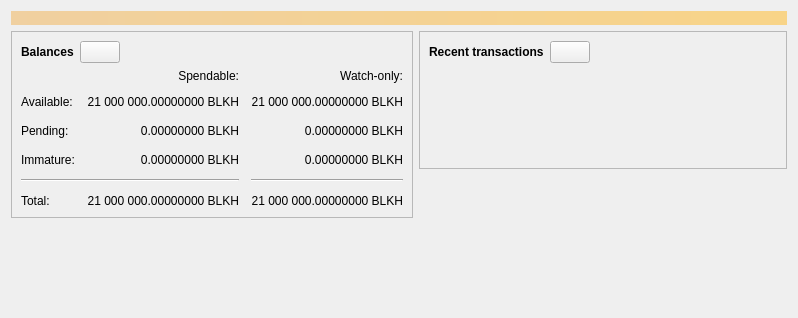
<?xml version="1.0" encoding="UTF-8"?>
<ui version="4.0">
 <class>OverviewPage</class>
 <widget class="QWidget" name="OverviewPage">
  <property name="geometry">
   <rect>
    <x>0</x>
    <y>0</y>
    <width>798</width>
    <height>318</height>
   </rect>
  </property>
  <property name="windowTitle">
   <string>Form</string>
  </property>
  <layout class="QVBoxLayout" name="topLayout">
   <item>
    <widget class="QLabel" name="labelAlerts">
     <property name="visible">
      <bool>false</bool>
     </property>
     <property name="styleSheet">
      <string notr="true">QLabel { background-color: qlineargradient(x1: 0, y1: 0, x2: 1, y2: 0, stop:0 #F0D0A0, stop:1 #F8D488); color:#000000; }</string>
     </property>
     <property name="wordWrap">
      <bool>true</bool>
     </property>
     <property name="margin">
      <number>3</number>
     </property>
     <property name="textInteractionFlags">
      <set>Qt::TextSelectableByMouse</set>
     </property>
    </widget>
   </item>
   <item>
    <layout class="QHBoxLayout" name="horizontalLayout" stretch="1,1">
     <item>
      <layout class="QVBoxLayout" name="verticalLayout_2">
       <item>
        <widget class="QFrame" name="frame">
         <property name="frameShape">
          <enum>QFrame::StyledPanel</enum>
         </property>
         <property name="frameShadow">
          <enum>QFrame::Raised</enum>
         </property>
         <layout class="QVBoxLayout" name="verticalLayout_4">
          <item>
           <layout class="QHBoxLayout" name="horizontalLayout_4">
            <item>
             <widget class="QLabel" name="label_5">
              <property name="font">
               <font>
                <weight>75</weight>
                <bold>true</bold>
               </font>
              </property>
              <property name="text">
               <string>Balances</string>
              </property>
             </widget>
            </item>
            <item>
             <widget class="QPushButton" name="labelWalletStatus">
              <property name="enabled">
               <bool>true</bool>
              </property>
              <property name="maximumSize">
               <size>
                <width>45</width>
                <height>16777215</height>
               </size>
              </property>
              <property name="toolTip">
               <string>The displayed information may be out of date. Your wallet automatically synchronizes with the Blinkhash network after a connection is established, but this process has not completed yet.</string>
              </property>
              <property name="text">
               <string/>
              </property>
              <property name="icon">
               <iconset resource="../blinkhash.qrc">
                <normaloff>:/icons/warning</normaloff>
                <disabledoff>:/icons/warning</disabledoff>:/icons/warning</iconset>
              </property>
              <property name="iconSize">
               <size>
                <width>24</width>
                <height>24</height>
               </size>
              </property>
             </widget>
            </item>
            <item>
             <spacer name="horizontalSpacer_3">
              <property name="orientation">
               <enum>Qt::Horizontal</enum>
              </property>
              <property name="sizeHint" stdset="0">
               <size>
                <width>40</width>
                <height>20</height>
               </size>
              </property>
             </spacer>
            </item>
           </layout>
          </item>
          <item>
           <layout class="QGridLayout" name="gridLayout">
            <property name="spacing">
             <number>12</number>
            </property>
            <item row="2" column="2">
             <widget class="QLabel" name="labelWatchPending">
              <property name="cursor">
               <cursorShape>IBeamCursor</cursorShape>
              </property>
              <property name="toolTip">
               <string>Unconfirmed transactions to watch-only addresses</string>
              </property>
              <property name="text">
               <string notr="true">0.00000000 BLKH</string>
              </property>
              <property name="alignment">
               <set>Qt::AlignRight|Qt::AlignTrailing|Qt::AlignVCenter</set>
              </property>
              <property name="textInteractionFlags">
               <set>Qt::LinksAccessibleByMouse|Qt::TextSelectableByKeyboard|Qt::TextSelectableByMouse</set>
              </property>
             </widget>
            </item>
            <item row="2" column="1">
             <widget class="QLabel" name="labelUnconfirmed">
              <property name="cursor">
               <cursorShape>IBeamCursor</cursorShape>
              </property>
              <property name="toolTip">
               <string>Total of transactions that have yet to be confirmed, and do not yet count toward the spendable balance</string>
              </property>
              <property name="text">
               <string notr="true">0.00000000 BLKH</string>
              </property>
              <property name="alignment">
               <set>Qt::AlignRight|Qt::AlignTrailing|Qt::AlignVCenter</set>
              </property>
              <property name="textInteractionFlags">
               <set>Qt::LinksAccessibleByMouse|Qt::TextSelectableByKeyboard|Qt::TextSelectableByMouse</set>
              </property>
             </widget>
            </item>
            <item row="3" column="2">
             <widget class="QLabel" name="labelWatchImmature">
              <property name="cursor">
               <cursorShape>IBeamCursor</cursorShape>
              </property>
              <property name="toolTip">
               <string>Mined balance in watch-only addresses that has not yet matured</string>
              </property>
              <property name="text">
               <string notr="true">0.00000000 BLKH</string>
              </property>
              <property name="alignment">
               <set>Qt::AlignRight|Qt::AlignTrailing|Qt::AlignVCenter</set>
              </property>
              <property name="textInteractionFlags">
               <set>Qt::LinksAccessibleByMouse|Qt::TextSelectableByKeyboard|Qt::TextSelectableByMouse</set>
              </property>
             </widget>
            </item>
            <item row="4" column="0" colspan="2">
             <widget class="Line" name="line">
              <property name="orientation">
               <enum>Qt::Horizontal</enum>
              </property>
             </widget>
            </item>
            <item row="4" column="2">
             <widget class="Line" name="lineWatchBalance">
              <property name="sizePolicy">
               <sizepolicy hsizetype="Preferred" vsizetype="Fixed">
                <horstretch>0</horstretch>
                <verstretch>0</verstretch>
               </sizepolicy>
              </property>
              <property name="minimumSize">
               <size>
                <width>140</width>
                <height>0</height>
               </size>
              </property>
              <property name="orientation">
               <enum>Qt::Horizontal</enum>
              </property>
             </widget>
            </item>
            <item row="5" column="0">
             <widget class="QLabel" name="labelTotalText">
              <property name="text">
               <string>Total:</string>
              </property>
             </widget>
            </item>
            <item row="3" column="1">
             <widget class="QLabel" name="labelImmature">
              <property name="cursor">
               <cursorShape>IBeamCursor</cursorShape>
              </property>
              <property name="toolTip">
               <string>Mined balance that has not yet matured</string>
              </property>
              <property name="text">
               <string notr="true">0.00000000 BLKH</string>
              </property>
              <property name="alignment">
               <set>Qt::AlignRight|Qt::AlignTrailing|Qt::AlignVCenter</set>
              </property>
              <property name="textInteractionFlags">
               <set>Qt::LinksAccessibleByMouse|Qt::TextSelectableByKeyboard|Qt::TextSelectableByMouse</set>
              </property>
             </widget>
            </item>
            <item row="2" column="3">
             <spacer name="horizontalSpacer_2">
              <property name="orientation">
               <enum>Qt::Horizontal</enum>
              </property>
              <property name="sizeHint" stdset="0">
               <size>
                <width>40</width>
                <height>20</height>
               </size>
              </property>
             </spacer>
            </item>
            <item row="3" column="0">
             <widget class="QLabel" name="labelImmatureText">
              <property name="text">
               <string>Immature:</string>
              </property>
             </widget>
            </item>
            <item row="5" column="1">
             <widget class="QLabel" name="labelTotal">
              <property name="cursor">
               <cursorShape>IBeamCursor</cursorShape>
              </property>
              <property name="toolTip">
               <string>Your current total balance</string>
              </property>
              <property name="text">
               <string notr="true">21 000 000.00000000 BLKH</string>
              </property>
              <property name="alignment">
               <set>Qt::AlignRight|Qt::AlignTrailing|Qt::AlignVCenter</set>
              </property>
              <property name="textInteractionFlags">
               <set>Qt::LinksAccessibleByMouse|Qt::TextSelectableByKeyboard|Qt::TextSelectableByMouse</set>
              </property>
             </widget>
            </item>
            <item row="5" column="2">
             <widget class="QLabel" name="labelWatchTotal">
              <property name="cursor">
               <cursorShape>IBeamCursor</cursorShape>
              </property>
              <property name="toolTip">
               <string>Current total balance in watch-only addresses</string>
              </property>
              <property name="text">
               <string notr="true">21 000 000.00000000 BLKH</string>
              </property>
              <property name="alignment">
               <set>Qt::AlignRight|Qt::AlignTrailing|Qt::AlignVCenter</set>
              </property>
              <property name="textInteractionFlags">
               <set>Qt::LinksAccessibleByMouse|Qt::TextSelectableByKeyboard|Qt::TextSelectableByMouse</set>
              </property>
             </widget>
            </item>
            <item row="0" column="2">
             <widget class="QLabel" name="labelWatchonly">
              <property name="text">
               <string>Watch-only:</string>
              </property>
              <property name="alignment">
               <set>Qt::AlignRight|Qt::AlignTrailing|Qt::AlignVCenter</set>
              </property>
             </widget>
            </item>
            <item row="1" column="0">
             <widget class="QLabel" name="labelBalanceText">
              <property name="text">
               <string>Available:</string>
              </property>
             </widget>
            </item>
            <item row="1" column="1">
             <widget class="QLabel" name="labelBalance">
              <property name="cursor">
               <cursorShape>IBeamCursor</cursorShape>
              </property>
              <property name="toolTip">
               <string>Your current spendable balance</string>
              </property>
              <property name="text">
               <string notr="true">21 000 000.00000000 BLKH</string>
              </property>
              <property name="alignment">
               <set>Qt::AlignRight|Qt::AlignTrailing|Qt::AlignVCenter</set>
              </property>
              <property name="textInteractionFlags">
               <set>Qt::LinksAccessibleByMouse|Qt::TextSelectableByKeyboard|Qt::TextSelectableByMouse</set>
              </property>
             </widget>
            </item>
            <item row="1" column="2">
             <widget class="QLabel" name="labelWatchAvailable">
              <property name="cursor">
               <cursorShape>IBeamCursor</cursorShape>
              </property>
              <property name="toolTip">
               <string>Your current balance in watch-only addresses</string>
              </property>
              <property name="text">
               <string notr="true">21 000 000.00000000 BLKH</string>
              </property>
              <property name="alignment">
               <set>Qt::AlignRight|Qt::AlignTrailing|Qt::AlignVCenter</set>
              </property>
              <property name="textInteractionFlags">
               <set>Qt::LinksAccessibleByMouse|Qt::TextSelectableByKeyboard|Qt::TextSelectableByMouse</set>
              </property>
             </widget>
            </item>
            <item row="2" column="0">
             <widget class="QLabel" name="labelPendingText">
              <property name="text">
               <string>Pending:</string>
              </property>
             </widget>
            </item>
            <item row="0" column="1">
             <widget class="QLabel" name="labelSpendable">
              <property name="text">
               <string>Spendable:</string>
              </property>
              <property name="alignment">
               <set>Qt::AlignRight|Qt::AlignTrailing|Qt::AlignVCenter</set>
              </property>
             </widget>
            </item>
           </layout>
          </item>
         </layout>
        </widget>
       </item>
       <item>
        <spacer name="verticalSpacer">
         <property name="orientation">
          <enum>Qt::Vertical</enum>
         </property>
         <property name="sizeHint" stdset="0">
          <size>
           <width>20</width>
           <height>40</height>
          </size>
         </property>
        </spacer>
       </item>
      </layout>
     </item>
     <item>
      <layout class="QVBoxLayout" name="verticalLayout_3">
       <item>
        <widget class="QFrame" name="frame_2">
         <property name="frameShape">
          <enum>QFrame::StyledPanel</enum>
         </property>
         <property name="frameShadow">
          <enum>QFrame::Raised</enum>
         </property>
         <layout class="QVBoxLayout" name="verticalLayout">
          <item>
           <layout class="QHBoxLayout" name="horizontalLayout_2">
            <item>
             <widget class="QLabel" name="label_4">
              <property name="font">
               <font>
                <weight>75</weight>
                <bold>true</bold>
               </font>
              </property>
              <property name="text">
               <string>Recent transactions</string>
              </property>
             </widget>
            </item>
            <item>
             <widget class="QPushButton" name="labelTransactionsStatus">
              <property name="enabled">
               <bool>true</bool>
              </property>
              <property name="maximumSize">
               <size>
                <width>45</width>
                <height>16777215</height>
               </size>
              </property>
              <property name="toolTip">
               <string>The displayed information may be out of date. Your wallet automatically synchronizes with the Blinkhash network after a connection is established, but this process has not completed yet.</string>
              </property>
              <property name="text">
               <string/>
              </property>
              <property name="icon">
               <iconset resource="../blinkhash.qrc">
                <normaloff>:/icons/warning</normaloff>
                <disabledoff>:/icons/warning</disabledoff>:/icons/warning</iconset>
              </property>
              <property name="iconSize">
               <size>
                <width>24</width>
                <height>24</height>
               </size>
              </property>
             </widget>
            </item>
            <item>
             <spacer name="horizontalSpacer">
              <property name="orientation">
               <enum>Qt::Horizontal</enum>
              </property>
              <property name="sizeHint" stdset="0">
               <size>
                <width>40</width>
                <height>20</height>
               </size>
              </property>
             </spacer>
            </item>
           </layout>
          </item>
          <item>
           <widget class="TransactionOverviewWidget" name="listTransactions">
            <property name="styleSheet">
             <string notr="true">QListView { background: transparent; }</string>
            </property>
            <property name="frameShape">
             <enum>QFrame::NoFrame</enum>
            </property>
            <property name="verticalScrollBarPolicy">
             <enum>Qt::ScrollBarAlwaysOff</enum>
            </property>
            <property name="horizontalScrollBarPolicy">
             <enum>Qt::ScrollBarAlwaysOff</enum>
            </property>
            <property name="sizeAdjustPolicy">
             <enum>QAbstractScrollArea::AdjustToContents</enum>
            </property>
            <property name="selectionMode">
             <enum>QAbstractItemView::NoSelection</enum>
            </property>
            <property name="uniformItemSizes">
             <bool>true</bool>
            </property>
           </widget>
          </item>
         </layout>
        </widget>
       </item>
       <item>
        <spacer name="verticalSpacer_2">
         <property name="orientation">
          <enum>Qt::Vertical</enum>
         </property>
         <property name="sizeHint" stdset="0">
          <size>
           <width>20</width>
           <height>40</height>
          </size>
         </property>
        </spacer>
       </item>
      </layout>
     </item>
    </layout>
   </item>
  </layout>
 </widget>
 <customwidgets>
  <customwidget>
   <class>TransactionOverviewWidget</class>
   <extends>QListView</extends>
   <header>qt/transactionoverviewwidget.h</header>
  </customwidget>
 </customwidgets>
 <resources/>
 <connections/>
</ui>
